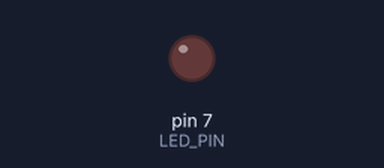
Simulated run of this sketch. Board: Arduino Uno, built with avr-gcc and run on an emulated ATmega328P. On the bench: output pins drawn as LEDs (lit = HIGH). What the sketch prints to the serial monitor is not drawn.

Above: at 1.4 s.
At 3.7 s:
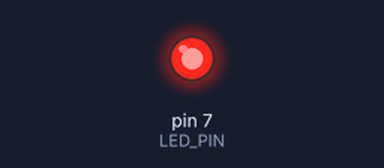
Timing chart, 0 to 10.4 s (numbered marks = the images above):
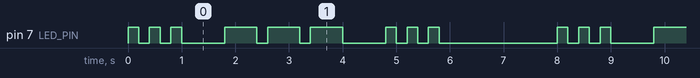

The sketch:

challenge2_morse.ino
```cpp
// B01 Challenge 2: Morse-Code SOS
// Drei kurze, drei lange, drei kurze Signale

const int LED_PIN = 7;
const int KURZ = 200;    // Kurzes Signal (dit)
const int LANG = 600;    // Langes Signal (dah)
const int PAUSE = 200;   // Pause zwischen Signalen
const int BUCHSTABEN_PAUSE = 600;  // Pause zwischen Buchstaben

void setup() {
  pinMode(LED_PIN, OUTPUT);
  Serial.begin(9600);
  Serial.println("Challenge 2: Morse-Code SOS!");
}

void blink(int dauer) {
  digitalWrite(LED_PIN, HIGH);
  delay(dauer);
  digitalWrite(LED_PIN, LOW);
  delay(PAUSE);
}

void loop() {
  // S = ...  (drei kurze)
  blink(KURZ);
  blink(KURZ);
  blink(KURZ);
  delay(BUCHSTABEN_PAUSE);

  // O = ---  (drei lange)
  blink(LANG);
  blink(LANG);
  blink(LANG);
  delay(BUCHSTABEN_PAUSE);

  // S = ...  (drei kurze)
  blink(KURZ);
  blink(KURZ);
  blink(KURZ);

  // Lange Pause vor Wiederholung
  delay(2000);
}
```

Measured:
- by itself, pin 7 (LED_PIN): repeats every 8.0 s: 2 × (LOW 0.20 s, HIGH 0.20 s), LOW 0.80 s, 2 × (HIGH 0.60 s, LOW 0.20 s), HIGH 0.60 s, LOW 0.80 s, 2 × (HIGH 0.20 s, LOW 0.20 s), HIGH 0.20 s, LOW 2.2 s, HIGH 0.20 s
- by itself, everything shown: repeats every 8.0 s, in 18 steps
